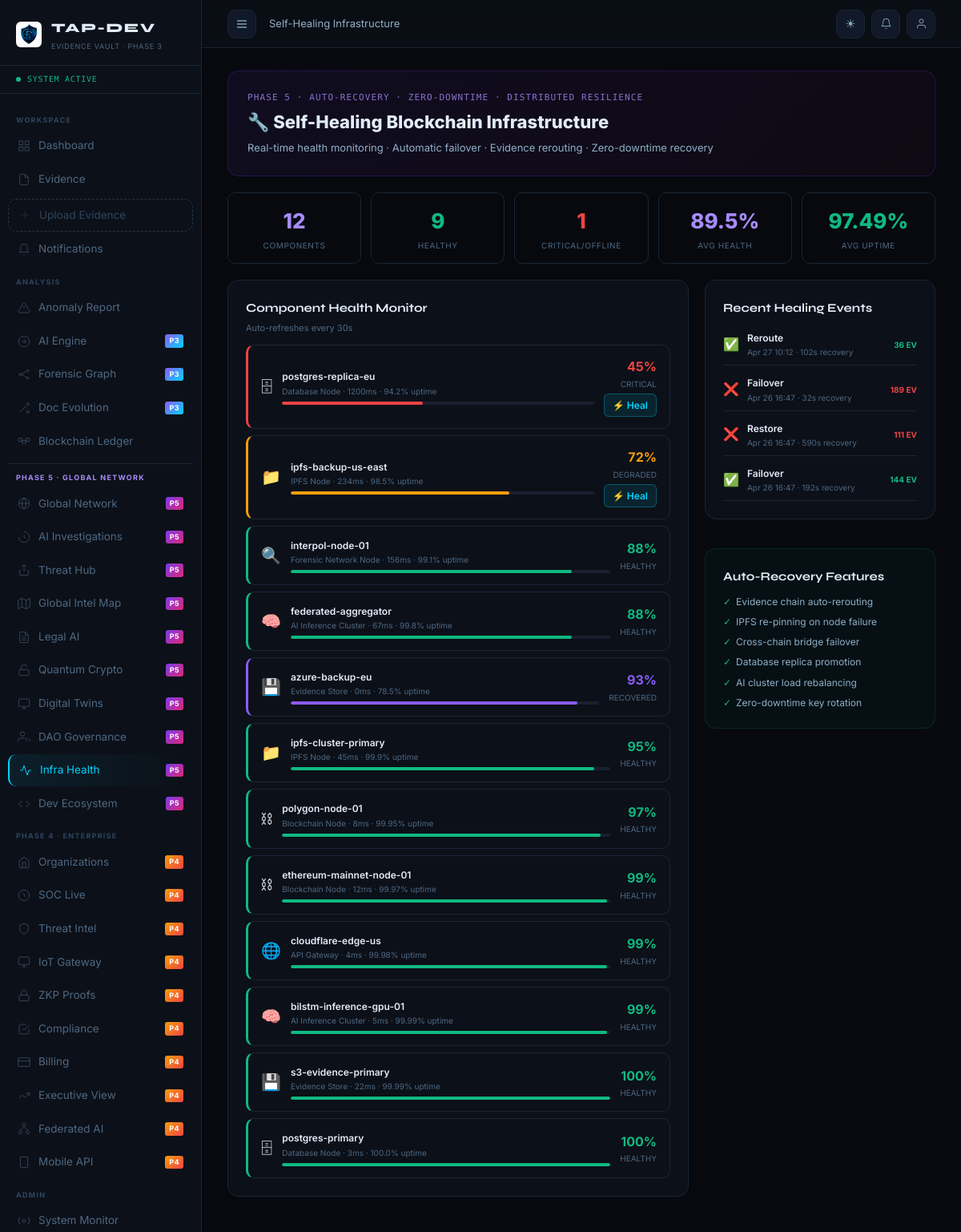
Page /infra/ (signed in) on the committed database.
### apps/self_healing/models.py (models this page shows, shortened)
class InfrastructureHealth(models.Model):
    COMPONENT = [("BLOCKCHAIN_NODE","Blockchain Node"),("IPFS_NODE","IPFS Node"),
                 ("AI_CLUSTER","AI Inference Cluster"),("DATABASE","Database Node"),
                 ("API_GATEWAY","API Gateway"),("EVIDENCE_STORE","Evidence Store"),
                 ("FORENSIC_NODE","Forensic Network Node")]
    STATUS = [("HEALTHY","Healthy"),("DEGRADED","Degraded"),("CRITICAL","Critical"),
              ("HEALING","Self-Healing"),("OFFLINE","Offline"),("RECOVERED","Recovered")]
    component       = models.CharField(max_length=25, choices=COMPONENT)
    component_id    = models.CharField(max_length=100)
    status          = models.CharField(max_length=10, choices=STATUS, default="HEALTHY")
    health_score    = models.FloatField(default=100.0)
    last_checked    = models.DateTimeField(auto_now=True)
    latency_ms      = models.IntegerField(default=0)
    error_rate      = models.FloatField(default=0.0)
    uptime_percent  = models.FloatField(default=100.0)
    auto_healed     = models.BooleanField(default=False)
    heal_actions    = models.JSONField(default=list)
    metadata        = models.JSONField(default=dict)
    class Meta:
        db_table = "tap_infra_health"
        ordering = ["health_score"]
    @property
    def status_color(self):
        return {"HEALTHY":"#10b981","DEGRADED":"#f59e0b","CRITICAL":"#ef4444","HEALING":"#00d4ff","OFFLINE":"#6b7280","RECOVERED":"#8b5cf6"}.get(self.status,"#6b7280")

class HealingEvent(models.Model):
    ACTION_TYPE = [("REROUTE","Evidence Rerouted"),("RESTORE","Storage Restored"),
                   ("FAILOVER","Chain Failover"),("REPIN","IPFS Re-pinned"),
                   ("REINDEX","Index Rebuilt"),("BRIDGE","Cross-Chain Bridge"),
                   ("BACKUP_NODE","Backup Node Activated"),("CONSENSUS","Consensus Repair")]
    component       = models.ForeignKey(InfrastructureHealth, on_delete=models.CASCADE, related_name="events")
    action_type     = models.CharField(max_length=20, choices=ACTION_TYPE)
    triggered_at    = models.DateTimeField(auto_now_add=True)
    completed_at    = models.DateTimeField(null=True, blank=True)
    success         = models.BooleanField(default=True)
    evidence_affected = models.IntegerField(default=0)
    description     = models.TextField()
    auto_triggered  = models.BooleanField(default=True)
    triggered_by    = models.ForeignKey(User, null=True, on_delete=models.SET_NULL)
    recovery_time_seconds = models.IntegerField(default=0)
    class Meta:
        db_table = "tap_healing_events"
        ordering = ["-triggered_at"]

### apps/self_healing/views.py (the view)
    @login_required
    def wrap(request, *args, **kwargs):
        if getattr(getattr(request.user,"profile",None),"role","") in ("ANALYST","ADMIN"):
            return fn(request, *args, **kwargs)
        messages.error(request,"Access denied."); return redirect("dashboard:home")

### apps/notifications/context_processors.py (called while the page is built)
def notifications_ctx(request):
    if request.user.is_authenticated:
        count = request.user.notifications.filter(is_read=False).count()
        return {'unread_notifications': count}
    return {'unread_notifications': 0}

### apps/self_healing/views.py (called while the page is built, shortened)
def analyst_required(fn):
    @login_required
    def wrap(request, *args, **kwargs):
        if getattr(getattr(request.user,"profile",None),"role","") in ("ANALYST","ADMIN"):
            return fn(request, *args, **kwargs)
        messages.error(request,"Access denied."); return redirect("dashboard:home")
    return wrap

def _seed_infra():
    if InfrastructureHealth.objects.exists(): return

### apps/users/models.py (called while the page is built)
    def get_avatar_initials(self):
        fn = self.user.first_name[:1] if self.user.first_name else ''
        ln = self.user.last_name[:1]  if self.user.last_name  else ''
        return (fn + ln).upper() or self.user.username[:2].upper()

### templates/self_healing/dashboard.html (shortened to what this page needs)
{% extends 'base.html' %}
{% block nav_heal %}active{% endblock %}
{% block breadcrumb %}Self-Healing Infrastructure{% endblock %}
{% block content %}
<div class="p5-hero">
  <div class="p5-hero-label">Phase 5 · Auto-Recovery · Zero-Downtime · Distributed Resilience</div>
  <div class="p5-hero-title">🔧 Self-Healing Blockchain Infrastructure</div>
  <div class="p5-hero-sub">Real-time health monitoring · Automatic failover · Evidence rerouting · Zero-downtime recovery</div>
</div>
<div style="display:grid;grid-template-columns:repeat(5,1fr);gap:12px;margin-bottom:20px;">
  <div class="p5-stat"><div class="p5-stat-val">{{ stats.total }}</div><div class="p5-stat-label">Components</div></div>
  <div class="p5-stat"><div class="p5-stat-val" style="color:#10b981;">{{ stats.healthy }}</div><div class="p5-stat-label">Healthy</div></div>
  <div class="p5-stat"><div class="p5-stat-val" style="color:#ef4444;">{{ stats.critical }}</div><div class="p5-stat-label">Critical/Offline</div></div>
  <div class="p5-stat"><div class="p5-stat-val" style="color:#a78bfa;">{{ stats.avg_health }}%</div><div class="p5-stat-label">Avg Health</div></div>
  <div class="p5-stat"><div class="p5-stat-val" style="color:#10b981;">{{ stats.uptime }}%</div><div class="p5-stat-label">Avg Uptime</div></div>
</div>
<div style="display:grid;grid-template-columns:2fr 1fr;gap:20px;">
  <div>
    <div class="card" style="margin-bottom:16px;">
      <div class="card-header"><div class="card-title">Component Health Monitor</div>
        <span style="font-size:11px;color:var(--text-3);">Auto-refreshes every 30s</span></div>
      <div style="display:flex;flex-direction:column;gap:8px;margin-top:10px;">
        {% for comp in components %}
        <div class="infra-card {{ comp.status }}">
          <div style="font-size:20px;flex-shrink:0;">{% if 'BLOCKCHAIN' in comp.component %}⛓{% elif 'IPFS' in comp.component %}📁{% elif 'AI' in comp.component %}🧠{% elif 'DATABASE' in comp.component %}🗄{% elif 'API' in comp.component %}🌐{% elif 'FORENSIC' in comp.component %}🔍{% else %}💾{% endif %}</div>
          <div style="flex:1;min-width:0;">
            <div style="font-size:12px;font-weight:600;color:var(--text);">{{ comp.component_id }}</div>
            <div style="font-size:10px;color:var(--text-3);">{{ comp.get_component_display }} · {{ comp.latency_ms }}ms · {{ comp.uptime_percent }}% uptime</div>
            <div style="height:4px;background:var(--bg-3);border-radius:2px;overflow:hidden;margin-top:5px;">
              <div style="height:100%;border-radius:2px;background:{{ comp.status_color }};width:{{ comp.health_score|floatformat:0 }}%;transition:width .5s;"></div>
            </div>
          </div>
          <div style="text-align:right;flex-shrink:0;">
            <div style="font-size:16px;font-weight:700;color:{{ comp.status_color }};">{{ comp.health_score|floatformat:0 }}%</div>
            <div style="font-size:10px;color:var(--text-3);">{{ comp.status }}</div>
            {% if comp.status in 'DEGRADED,CRITICAL,OFFLINE' and request.user.profile.role == 'ADMIN' %}
            <a href="{% url 'self_healing:heal' comp.id %}" class="heal-action-btn" style="margin-top:4px;display:inline-block;" onclick="return confirm('Trigger self-heal on {{ comp.component_id }}?')">⚡ Heal</a>
            {% endif %}
          </div>
        </div>
        {% endfor %}
      </div>
    </div>
  </div>
  <div style="display:flex;flex-direction:column;gap:16px;">
    <div class="card">
      <div class="card-header"><div class="card-title">Recent Healing Events</div></div>
      <div style="display:flex;flex-direction:column;gap:4px;margin-top:8px;">
        {% for event in events %}
        <div class="healing-event-row">
          <span class="heal-icon">{% if event.success %}✅{% else %}❌{% endif %}</span>
          <div style="flex:1;min-width:0;">
            <div style="font-size:12px;font-weight:600;color:var(--text);">{{ event.action_type|cut:"_"|title }}</div>
            <div style="font-size:10px;color:var(--text-3);">{{ event.triggered_at|date:"M d H:i" }} · {{ event.recovery_time_seconds }}s recovery</div>
          </div>
          <span style="font-size:10px;color:{% if event.success %}#10b981{% else %}#ef4444{% endif %};font-weight:700;">{{ event.evidence_affected }} EV</span>
        </div>
        {% empty %}
        <div style="font-size:13px;color:var(--text-3);padding:12px 0;">All systems healthy — no healing events.</div>
        {% endfor %}
      </div>
    </div>
    <div class="card" style="background:rgba(16,185,129,.04);border-color:rgba(16,185,129,.15);">
      <div class="card-header"><div class="card-title">Auto-Recovery Features</div></div>
      <div style="display:flex;flex-direction:column;gap:6px;margin-top:10px;font-size:12px;color:var(--text-2);">
        <div style="display:flex;gap:6px;"><span style="color:#10b981;">✓</span>Evidence chain auto-rerouting</div>
        <div style="display:flex;gap:6px;"><span style="color:#10b981;">✓</span>IPFS re-pinning on node failure</div>
        <div style="display:flex;gap:6px;"><span style="color:#10b981;">✓</span>Cross-chain bridge failover</div>
        <div style="display:flex;gap:6px;"><span style="color:#10b981;">✓</span>Database replica promotion</div>
        <div style="display:flex;gap:6px;"><span style="color:#10b981;">✓</span>AI cluster load rebalancing</div>
        <div style="display:flex;gap:6px;"><span style="color:#10b981;">✓</span>Zero-downtime key rotation</div>
      </div>
    </div>
  </div>
</div>
{% endblock %}

### rows in the picture
InfrastructureHealth: component_id "postgres-replica-eu", component "Database Node", latency_ms "1200", uptime_percent "94.2", health_score "45", status "CRITICAL"
InfrastructureHealth: component_id "ipfs-backup-us-east", component "IPFS Node", latency_ms "234", uptime_percent "98.5", health_score "72", status "DEGRADED"
InfrastructureHealth: component_id "interpol-node-01", component "Forensic Network Node", latency_ms "156", uptime_percent "99.1", health_score "88", status "HEALTHY"
InfrastructureHealth: component_id "federated-aggregator", component "AI Inference Cluster", latency_ms "67", uptime_percent "99.8", health_score "88", status "HEALTHY"
InfrastructureHealth: component_id "azure-backup-eu", component "Evidence Store", latency_ms "0", uptime_percent "78.5", health_score "93", status "RECOVERED"
InfrastructureHealth: component_id "ipfs-cluster-primary", component "IPFS Node", latency_ms "45", uptime_percent "99.9", health_score "95", status "HEALTHY"
InfrastructureHealth: component_id "polygon-node-01", component "Blockchain Node", latency_ms "8", uptime_percent "99.95", health_score "97", status "HEALTHY"
InfrastructureHealth: component_id "ethereum-mainnet-node-01", component "Blockchain Node", latency_ms "12", uptime_percent "99.97", health_score "99", status "HEALTHY"
InfrastructureHealth: component_id "cloudflare-edge-us", component "API Gateway", latency_ms "4", uptime_percent "99.98", health_score "99", status "HEALTHY"
InfrastructureHealth: component_id "bilstm-inference-gpu-01", component "AI Inference Cluster", latency_ms "5", uptime_percent "99.99", health_score "99", status "HEALTHY"
InfrastructureHealth: component_id "s3-evidence-primary", component "Evidence Store", latency_ms "22", uptime_percent "99.99", health_score "100", status "HEALTHY"
InfrastructureHealth: component_id "postgres-primary", component "Database Node", latency_ms "3", uptime_percent "100.0", health_score "100", status "HEALTHY"
HealingEvent: action_type "Reroute", triggered_at "Apr 27 10:12", recovery_time_seconds "102", evidence_affected "36"
HealingEvent: action_type "Failover", triggered_at "Apr 26 16:47", recovery_time_seconds "32", evidence_affected "189"
HealingEvent: action_type "Restore", triggered_at "Apr 26 16:47", recovery_time_seconds "590", evidence_affected "111"
HealingEvent: action_type "Failover", triggered_at "Apr 26 16:47", recovery_time_seconds "192", evidence_affected "144"

### other values in the picture
{{ stats.total }} "12"
{{ stats.healthy }} "9"
{{ stats.critical }} "1"
{{ stats.avg_health }} "89.5"
{{ stats.uptime }} "97.49"
